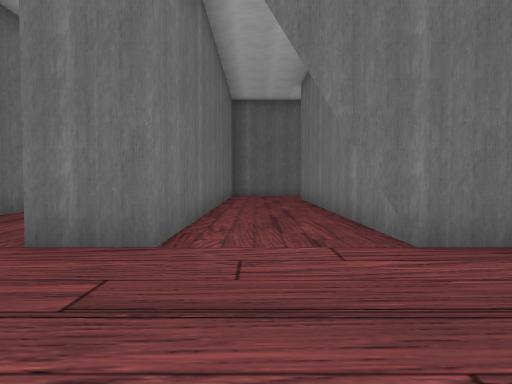
view 1 (above)

20 first-person views from a walk through a 3-D level made in the Unity game engine. The camera is 1.4 m above the floor, tilts 2° down and sees 75° across. The floor is counted in squares, 2 m on a side. Each view is taken from the middle of a square. On the plan, view 1 faces up. The plan holds only what a view shows up to about 10 squares ahead; the rest is blank.

view 2
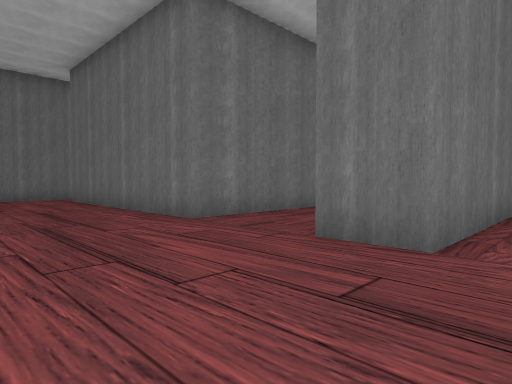

view 3
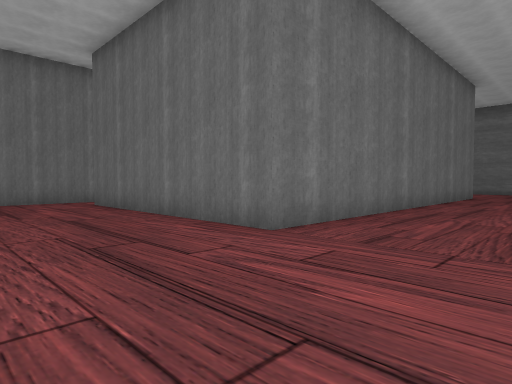

view 4
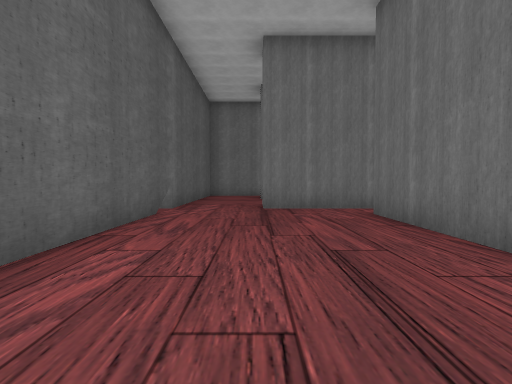

view 5
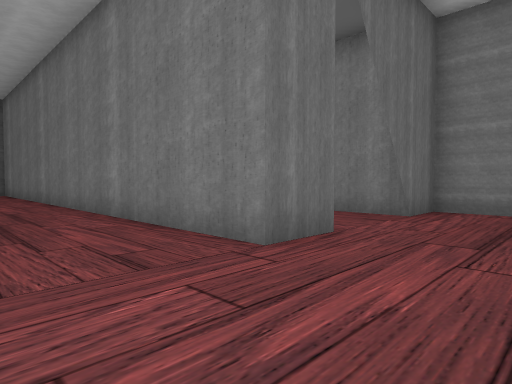

view 6
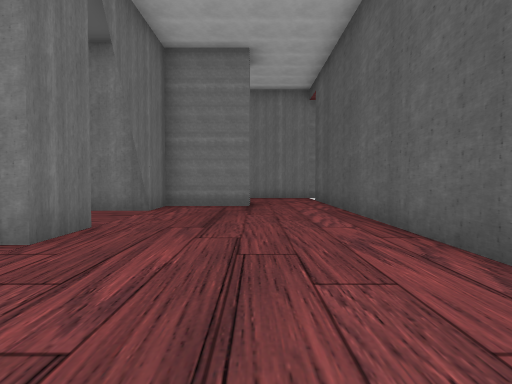

view 7
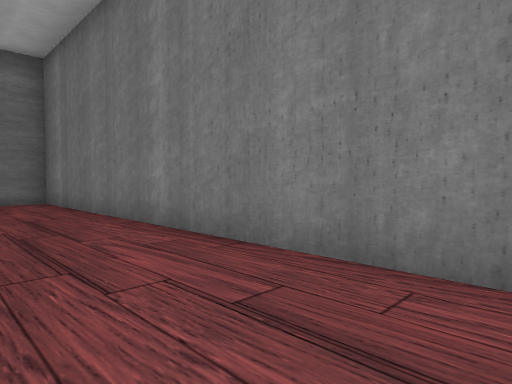

view 8
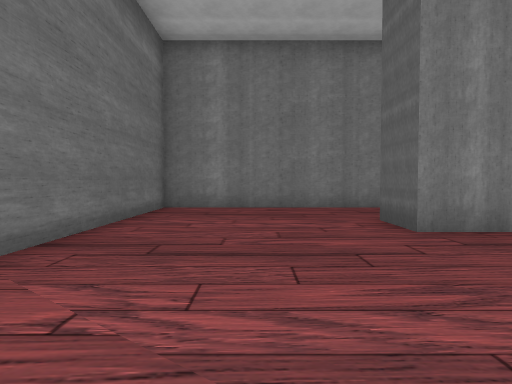

view 9
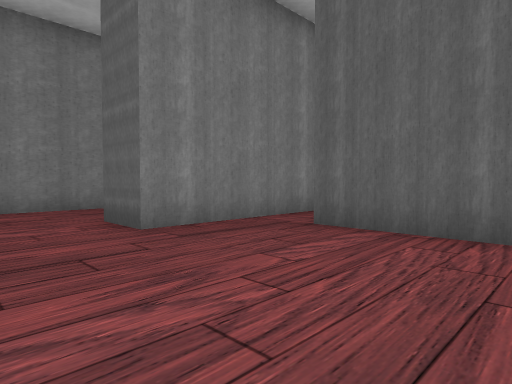

view 10
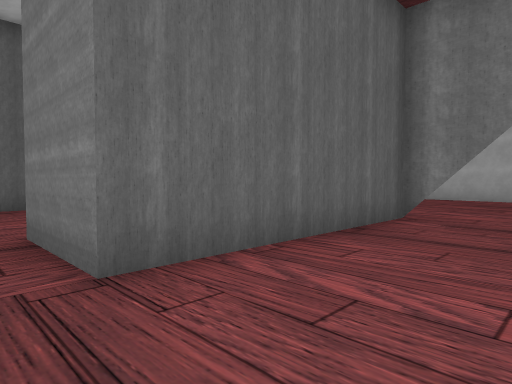

view 11
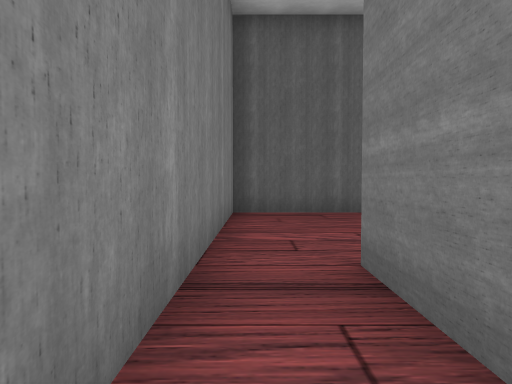

view 12
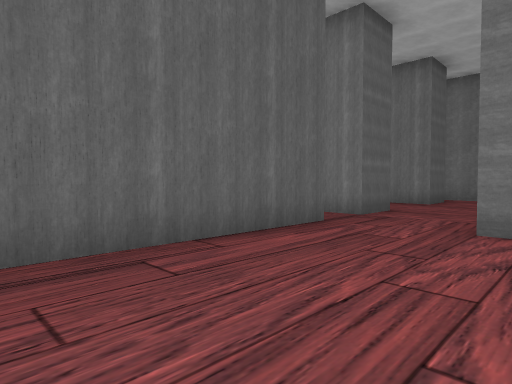

view 13
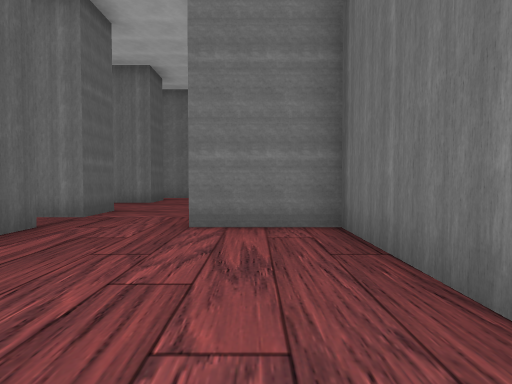

view 14
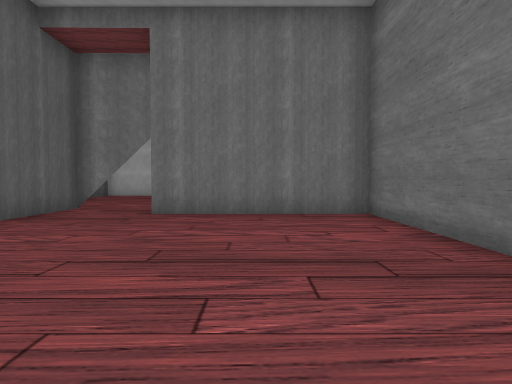

view 15
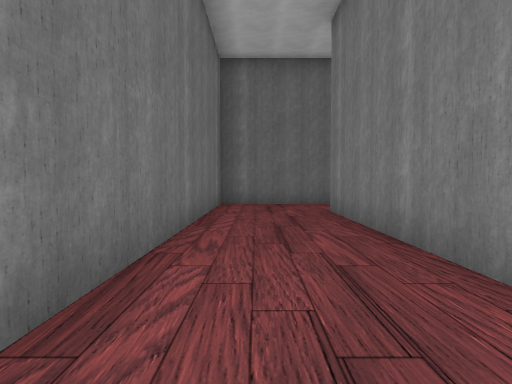

view 16
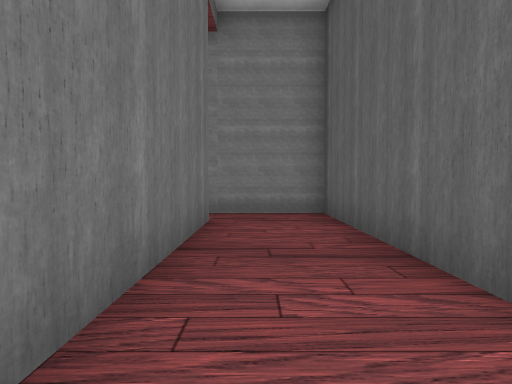

view 17
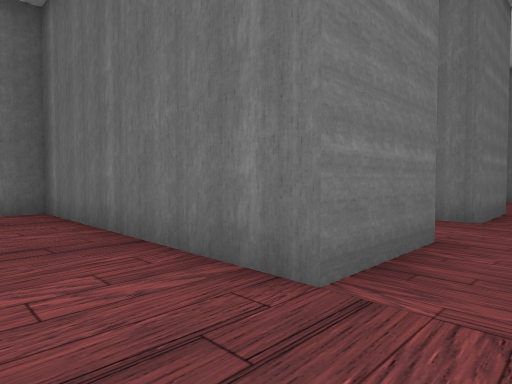

view 18
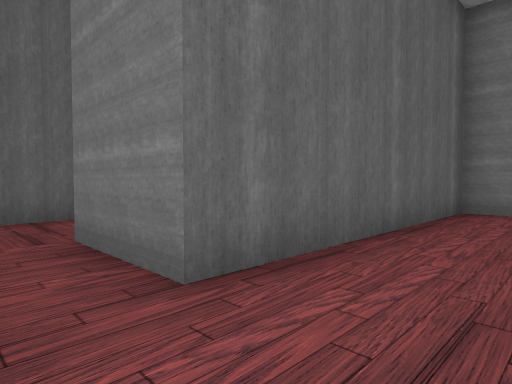

view 19
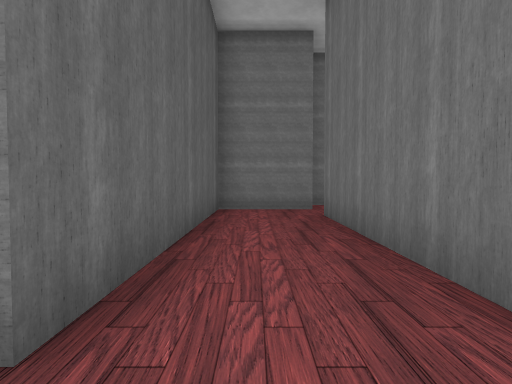

view 20
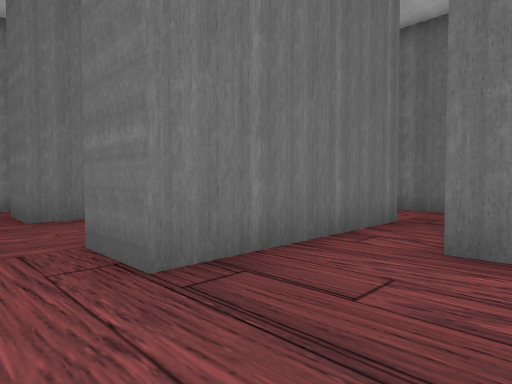

### Floor plan
Ten units are one square. View 1 is at (0, 0); x grows to the right and y downward. Boxes are objects, and circles mark ways between rooms. Rooms are numbered by the first view taken in them; rooms with no view inside come last. Other rooms are left out.
<svg viewBox="-155 -210 231 226">
<path fill="none" stroke="#000" d="M-51 -110 -51 -35 -120 -35M-65 -106 -65 -148 -51 -148M17 -35 17 -125 71 -125 71 -131M-10 -194 -10 -171 58 -171 58 -148 -10 -148 -10 -35 -24 -35 -24 -194 -120 -194 -120 -147M-133 -135 -133 -125 -79 -125 -79 -102M-133 -57 -133 -12 -148 -12M-34 11 25 11M30 -11 30 -35 11 -35M58 -194 2 -194M-150 11 -76 11M-86 -103 -120 -103 -120 -80M-120 -57 -65 -57 -65 -106M-131 -80 -142 -80M-148 -57 -133 -57"/>
<circle cx="-70" cy="-115" r="3" fill="#2a7"/>
<circle cx="-130" cy="-45" r="3" fill="#2a7"/>
<circle cx="-120" cy="-65" r="3" fill="#2a7"/>
<text x="-40" y="-100">1</text>
<text x="-90" y="-80">2</text>
<text x="-140" y="-70">3</text>
</svg>
Room 1 opens to room 2. Room 1 opens to room 3. Room 2 opens to room 3.

Where each view was taken, in squares from view 1:
view 1: 0 up, 0 right, facing up
view 2: 0 up, 0 right, facing up-left
view 3: 0 up, 2 left, facing up-left
view 4: 1 up, 5 left, facing left
view 5: 1 up, 5 left, facing up-right
view 6: 1 up, 6 left, facing right
view 7: 8 up, 5 left, facing up-right
view 8: 17 up, 11 left, facing right
view 9: 17 up, 11 left, facing down-right
view 10: 15 up, 7 left, facing down-left
view 11: 13 up, 7 left, facing down
view 12: 9 up, 7 left, facing down-left
view 13: 9 up, 7 left, facing left
view 14: 17 up, 5 left, facing left
view 15: 5 up, 0 right, facing up
view 16: 14 up, 0 right, facing right
view 17: 13 up, 7 right, facing up-left
view 18: 19 up, 7 right, facing down-left
view 19: 18 up, 7 right, facing left
view 20: 0 up, 11 left, facing up-left
